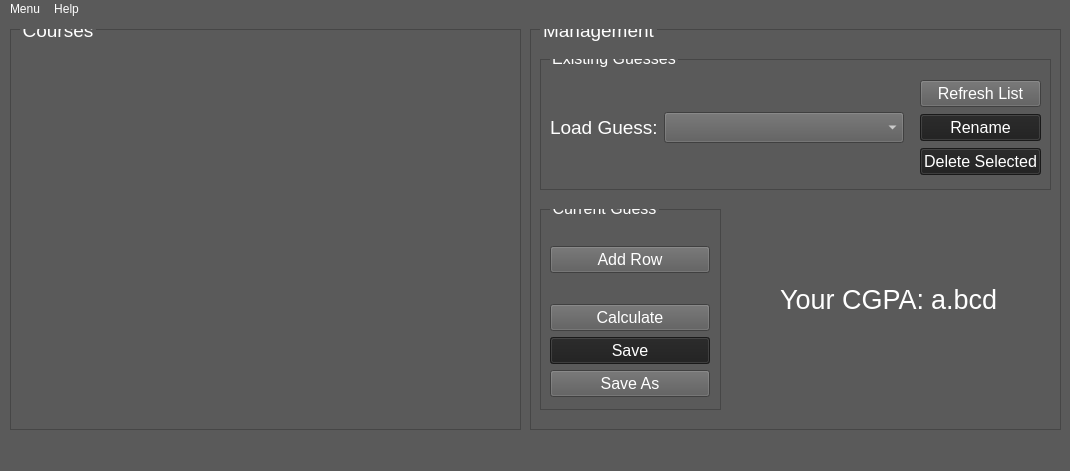
<?xml version="1.0" encoding="UTF-8"?>
<ui version="4.0">
 <class>MainWindow</class>
 <widget class="QMainWindow" name="MainWindow">
  <property name="geometry">
   <rect>
    <x>0</x>
    <y>0</y>
    <width>1070</width>
    <height>471</height>
   </rect>
  </property>
  <property name="sizePolicy">
   <sizepolicy hsizetype="Fixed" vsizetype="Preferred">
    <horstretch>0</horstretch>
    <verstretch>0</verstretch>
   </sizepolicy>
  </property>
  <property name="minimumSize">
   <size>
    <width>1070</width>
    <height>471</height>
   </size>
  </property>
  <property name="maximumSize">
   <size>
    <width>1070</width>
    <height>16777215</height>
   </size>
  </property>
  <property name="palette">
   <palette>
    <active>
     <colorrole role="WindowText">
      <brush brushstyle="SolidPattern">
       <color alpha="255">
        <red>255</red>
        <green>255</green>
        <blue>255</blue>
       </color>
      </brush>
     </colorrole>
     <colorrole role="Button">
      <brush brushstyle="SolidPattern">
       <color alpha="255">
        <red>90</red>
        <green>90</green>
        <blue>90</blue>
       </color>
      </brush>
     </colorrole>
     <colorrole role="Text">
      <brush brushstyle="SolidPattern">
       <color alpha="255">
        <red>255</red>
        <green>255</green>
        <blue>255</blue>
       </color>
      </brush>
     </colorrole>
     <colorrole role="ButtonText">
      <brush brushstyle="SolidPattern">
       <color alpha="255">
        <red>255</red>
        <green>255</green>
        <blue>255</blue>
       </color>
      </brush>
     </colorrole>
     <colorrole role="Base">
      <brush brushstyle="SolidPattern">
       <color alpha="255">
        <red>90</red>
        <green>90</green>
        <blue>90</blue>
       </color>
      </brush>
     </colorrole>
     <colorrole role="Window">
      <brush brushstyle="SolidPattern">
       <color alpha="255">
        <red>90</red>
        <green>90</green>
        <blue>90</blue>
       </color>
      </brush>
     </colorrole>
     <colorrole role="PlaceholderText">
      <brush brushstyle="NoBrush">
       <color alpha="128">
        <red>255</red>
        <green>255</green>
        <blue>255</blue>
       </color>
      </brush>
     </colorrole>
    </active>
    <inactive>
     <colorrole role="WindowText">
      <brush brushstyle="SolidPattern">
       <color alpha="255">
        <red>255</red>
        <green>255</green>
        <blue>255</blue>
       </color>
      </brush>
     </colorrole>
     <colorrole role="Button">
      <brush brushstyle="SolidPattern">
       <color alpha="255">
        <red>90</red>
        <green>90</green>
        <blue>90</blue>
       </color>
      </brush>
     </colorrole>
     <colorrole role="Text">
      <brush brushstyle="SolidPattern">
       <color alpha="255">
        <red>255</red>
        <green>255</green>
        <blue>255</blue>
       </color>
      </brush>
     </colorrole>
     <colorrole role="ButtonText">
      <brush brushstyle="SolidPattern">
       <color alpha="255">
        <red>255</red>
        <green>255</green>
        <blue>255</blue>
       </color>
      </brush>
     </colorrole>
     <colorrole role="Base">
      <brush brushstyle="SolidPattern">
       <color alpha="255">
        <red>90</red>
        <green>90</green>
        <blue>90</blue>
       </color>
      </brush>
     </colorrole>
     <colorrole role="Window">
      <brush brushstyle="SolidPattern">
       <color alpha="255">
        <red>90</red>
        <green>90</green>
        <blue>90</blue>
       </color>
      </brush>
     </colorrole>
     <colorrole role="PlaceholderText">
      <brush brushstyle="NoBrush">
       <color alpha="128">
        <red>255</red>
        <green>255</green>
        <blue>255</blue>
       </color>
      </brush>
     </colorrole>
    </inactive>
    <disabled>
     <colorrole role="WindowText">
      <brush brushstyle="SolidPattern">
       <color alpha="255">
        <red>255</red>
        <green>255</green>
        <blue>255</blue>
       </color>
      </brush>
     </colorrole>
     <colorrole role="Button">
      <brush brushstyle="SolidPattern">
       <color alpha="255">
        <red>90</red>
        <green>90</green>
        <blue>90</blue>
       </color>
      </brush>
     </colorrole>
     <colorrole role="Text">
      <brush brushstyle="SolidPattern">
       <color alpha="255">
        <red>255</red>
        <green>255</green>
        <blue>255</blue>
       </color>
      </brush>
     </colorrole>
     <colorrole role="ButtonText">
      <brush brushstyle="SolidPattern">
       <color alpha="255">
        <red>255</red>
        <green>255</green>
        <blue>255</blue>
       </color>
      </brush>
     </colorrole>
     <colorrole role="Base">
      <brush brushstyle="SolidPattern">
       <color alpha="255">
        <red>90</red>
        <green>90</green>
        <blue>90</blue>
       </color>
      </brush>
     </colorrole>
     <colorrole role="Window">
      <brush brushstyle="SolidPattern">
       <color alpha="255">
        <red>90</red>
        <green>90</green>
        <blue>90</blue>
       </color>
      </brush>
     </colorrole>
     <colorrole role="PlaceholderText">
      <brush brushstyle="NoBrush">
       <color alpha="128">
        <red>255</red>
        <green>255</green>
        <blue>255</blue>
       </color>
      </brush>
     </colorrole>
    </disabled>
   </palette>
  </property>
  <property name="windowTitle">
   <string>MainWindow</string>
  </property>
  <property name="styleSheet">
   <string notr="true">*{
	background-color: rgb(90, 90, 90);
	color: white;
}
QGroupBox{
	border: 1px solid rgb(70, 70, 70);
	margin-top: 0.5em;
	color: rgb(255, 255, 255);
}
QGroupBox::title {
	background-color: rgb(90, 90, 90);
    top: -10px;
    left: 10px;
}
QPushButton:disabled {
background-color:rgb(30, 30, 30);
}
QScrollArea{
	border: none;
}
QScrollBar:vertical {
	border: 1px solid rgb(50, 50, 50);
    width: 15px;
    padding-top: 15px;
	padding-bottom: 15px;
}
QScrollBar::handle:vertical {
	background: silver;
}
</string>
  </property>
  <widget class="QWidget" name="centralwidget">
   <widget class="QGroupBox" name="groupBox">
    <property name="geometry">
     <rect>
      <x>530</x>
      <y>10</y>
      <width>531</width>
      <height>401</height>
     </rect>
    </property>
    <property name="font">
     <font>
      <pointsize>14</pointsize>
     </font>
    </property>
    <property name="autoFillBackground">
     <bool>false</bool>
    </property>
    <property name="styleSheet">
     <string notr="true">color: rgb(255, 255, 255);</string>
    </property>
    <property name="title">
     <string>Management</string>
    </property>
    <property name="flat">
     <bool>false</bool>
    </property>
    <property name="checkable">
     <bool>false</bool>
    </property>
    <widget class="QWidget" name="horizontalLayoutWidget">
     <property name="geometry">
      <rect>
       <x>250</x>
       <y>240</y>
       <width>221</width>
       <height>61</height>
      </rect>
     </property>
     <layout class="QHBoxLayout" name="horizontalLayout_3">
      <item>
       <widget class="QLabel" name="labelText1">
        <property name="font">
         <font>
          <pointsize>20</pointsize>
         </font>
        </property>
        <property name="text">
         <string>Your CGPA:</string>
        </property>
       </widget>
      </item>
      <item>
       <widget class="QLabel" name="labelResult">
        <property name="font">
         <font>
          <pointsize>20</pointsize>
         </font>
        </property>
        <property name="text">
         <string>a.bcd</string>
        </property>
       </widget>
      </item>
     </layout>
    </widget>
    <widget class="QGroupBox" name="groupBox_2">
     <property name="geometry">
      <rect>
       <x>10</x>
       <y>30</y>
       <width>511</width>
       <height>131</height>
      </rect>
     </property>
     <property name="font">
      <font>
       <pointsize>12</pointsize>
      </font>
     </property>
     <property name="title">
      <string>Existing Guesses</string>
     </property>
     <widget class="QWidget" name="horizontalLayoutWidget_3">
      <property name="geometry">
       <rect>
        <x>10</x>
        <y>20</y>
        <width>491</width>
        <height>97</height>
       </rect>
      </property>
      <layout class="QHBoxLayout" name="horizontalLayout_5">
       <item>
        <layout class="QFormLayout" name="formLayout_2">
         <property name="rightMargin">
          <number>0</number>
         </property>
         <item row="0" column="1">
          <spacer name="verticalSpacer">
           <property name="orientation">
            <enum>Qt::Vertical</enum>
           </property>
           <property name="sizeHint" stdset="0">
            <size>
             <width>20</width>
             <height>40</height>
            </size>
           </property>
          </spacer>
         </item>
         <item row="1" column="0">
          <widget class="QLabel" name="labelText2">
           <property name="palette">
            <palette>
             <active>
              <colorrole role="WindowText">
               <brush brushstyle="SolidPattern">
                <color alpha="255">
                 <red>255</red>
                 <green>255</green>
                 <blue>255</blue>
                </color>
               </brush>
              </colorrole>
              <colorrole role="Button">
               <brush brushstyle="SolidPattern">
                <color alpha="255">
                 <red>90</red>
                 <green>90</green>
                 <blue>90</blue>
                </color>
               </brush>
              </colorrole>
              <colorrole role="Text">
               <brush brushstyle="SolidPattern">
                <color alpha="255">
                 <red>255</red>
                 <green>255</green>
                 <blue>255</blue>
                </color>
               </brush>
              </colorrole>
              <colorrole role="ButtonText">
               <brush brushstyle="SolidPattern">
                <color alpha="255">
                 <red>255</red>
                 <green>255</green>
                 <blue>255</blue>
                </color>
               </brush>
              </colorrole>
              <colorrole role="Base">
               <brush brushstyle="SolidPattern">
                <color alpha="255">
                 <red>90</red>
                 <green>90</green>
                 <blue>90</blue>
                </color>
               </brush>
              </colorrole>
              <colorrole role="Window">
               <brush brushstyle="SolidPattern">
                <color alpha="255">
                 <red>90</red>
                 <green>90</green>
                 <blue>90</blue>
                </color>
               </brush>
              </colorrole>
              <colorrole role="PlaceholderText">
               <brush brushstyle="NoBrush">
                <color alpha="128">
                 <red>255</red>
                 <green>255</green>
                 <blue>255</blue>
                </color>
               </brush>
              </colorrole>
             </active>
             <inactive>
              <colorrole role="WindowText">
               <brush brushstyle="SolidPattern">
                <color alpha="255">
                 <red>255</red>
                 <green>255</green>
                 <blue>255</blue>
                </color>
               </brush>
              </colorrole>
              <colorrole role="Button">
               <brush brushstyle="SolidPattern">
                <color alpha="255">
                 <red>90</red>
                 <green>90</green>
                 <blue>90</blue>
                </color>
               </brush>
              </colorrole>
              <colorrole role="Text">
               <brush brushstyle="SolidPattern">
                <color alpha="255">
                 <red>255</red>
                 <green>255</green>
                 <blue>255</blue>
                </color>
               </brush>
              </colorrole>
              <colorrole role="ButtonText">
               <brush brushstyle="SolidPattern">
                <color alpha="255">
                 <red>255</red>
                 <green>255</green>
                 <blue>255</blue>
                </color>
               </brush>
              </colorrole>
              <colorrole role="Base">
               <brush brushstyle="SolidPattern">
                <color alpha="255">
                 <red>90</red>
                 <green>90</green>
                 <blue>90</blue>
                </color>
               </brush>
              </colorrole>
              <colorrole role="Window">
               <brush brushstyle="SolidPattern">
                <color alpha="255">
                 <red>90</red>
                 <green>90</green>
                 <blue>90</blue>
                </color>
               </brush>
              </colorrole>
              <colorrole role="PlaceholderText">
               <brush brushstyle="NoBrush">
                <color alpha="128">
                 <red>255</red>
                 <green>255</green>
                 <blue>255</blue>
                </color>
               </brush>
              </colorrole>
             </inactive>
             <disabled>
              <colorrole role="WindowText">
               <brush brushstyle="SolidPattern">
                <color alpha="255">
                 <red>255</red>
                 <green>255</green>
                 <blue>255</blue>
                </color>
               </brush>
              </colorrole>
              <colorrole role="Button">
               <brush brushstyle="SolidPattern">
                <color alpha="255">
                 <red>90</red>
                 <green>90</green>
                 <blue>90</blue>
                </color>
               </brush>
              </colorrole>
              <colorrole role="Text">
               <brush brushstyle="SolidPattern">
                <color alpha="255">
                 <red>255</red>
                 <green>255</green>
                 <blue>255</blue>
                </color>
               </brush>
              </colorrole>
              <colorrole role="ButtonText">
               <brush brushstyle="SolidPattern">
                <color alpha="255">
                 <red>255</red>
                 <green>255</green>
                 <blue>255</blue>
                </color>
               </brush>
              </colorrole>
              <colorrole role="Base">
               <brush brushstyle="SolidPattern">
                <color alpha="255">
                 <red>90</red>
                 <green>90</green>
                 <blue>90</blue>
                </color>
               </brush>
              </colorrole>
              <colorrole role="Window">
               <brush brushstyle="SolidPattern">
                <color alpha="255">
                 <red>90</red>
                 <green>90</green>
                 <blue>90</blue>
                </color>
               </brush>
              </colorrole>
              <colorrole role="PlaceholderText">
               <brush brushstyle="NoBrush">
                <color alpha="128">
                 <red>255</red>
                 <green>255</green>
                 <blue>255</blue>
                </color>
               </brush>
              </colorrole>
             </disabled>
            </palette>
           </property>
           <property name="font">
            <font>
             <pointsize>14</pointsize>
            </font>
           </property>
           <property name="text">
            <string>Load Guess:</string>
           </property>
          </widget>
         </item>
         <item row="1" column="1">
          <widget class="QComboBox" name="comboBoxGuesses">
           <property name="sizePolicy">
            <sizepolicy hsizetype="Minimum" vsizetype="Fixed">
             <horstretch>0</horstretch>
             <verstretch>0</verstretch>
            </sizepolicy>
           </property>
           <property name="palette">
            <palette>
             <active>
              <colorrole role="WindowText">
               <brush brushstyle="SolidPattern">
                <color alpha="255">
                 <red>255</red>
                 <green>255</green>
                 <blue>255</blue>
                </color>
               </brush>
              </colorrole>
              <colorrole role="Button">
               <brush brushstyle="SolidPattern">
                <color alpha="255">
                 <red>90</red>
                 <green>90</green>
                 <blue>90</blue>
                </color>
               </brush>
              </colorrole>
              <colorrole role="Text">
               <brush brushstyle="SolidPattern">
                <color alpha="255">
                 <red>255</red>
                 <green>255</green>
                 <blue>255</blue>
                </color>
               </brush>
              </colorrole>
              <colorrole role="ButtonText">
               <brush brushstyle="SolidPattern">
                <color alpha="255">
                 <red>255</red>
                 <green>255</green>
                 <blue>255</blue>
                </color>
               </brush>
              </colorrole>
              <colorrole role="Base">
               <brush brushstyle="SolidPattern">
                <color alpha="255">
                 <red>90</red>
                 <green>90</green>
                 <blue>90</blue>
                </color>
               </brush>
              </colorrole>
              <colorrole role="Window">
               <brush brushstyle="SolidPattern">
                <color alpha="255">
                 <red>90</red>
                 <green>90</green>
                 <blue>90</blue>
                </color>
               </brush>
              </colorrole>
              <colorrole role="PlaceholderText">
               <brush brushstyle="NoBrush">
                <color alpha="128">
                 <red>255</red>
                 <green>255</green>
                 <blue>255</blue>
                </color>
               </brush>
              </colorrole>
             </active>
             <inactive>
              <colorrole role="WindowText">
               <brush brushstyle="SolidPattern">
                <color alpha="255">
                 <red>255</red>
                 <green>255</green>
                 <blue>255</blue>
                </color>
               </brush>
              </colorrole>
              <colorrole role="Button">
               <brush brushstyle="SolidPattern">
                <color alpha="255">
                 <red>90</red>
                 <green>90</green>
                 <blue>90</blue>
                </color>
               </brush>
              </colorrole>
              <colorrole role="Text">
               <brush brushstyle="SolidPattern">
                <color alpha="255">
                 <red>255</red>
                 <green>255</green>
                 <blue>255</blue>
                </color>
               </brush>
              </colorrole>
              <colorrole role="ButtonText">
               <brush brushstyle="SolidPattern">
                <color alpha="255">
                 <red>255</red>
                 <green>255</green>
                 <blue>255</blue>
                </color>
               </brush>
              </colorrole>
              <colorrole role="Base">
               <brush brushstyle="SolidPattern">
                <color alpha="255">
                 <red>90</red>
                 <green>90</green>
                 <blue>90</blue>
                </color>
               </brush>
              </colorrole>
              <colorrole role="Window">
               <brush brushstyle="SolidPattern">
                <color alpha="255">
                 <red>90</red>
                 <green>90</green>
                 <blue>90</blue>
                </color>
               </brush>
              </colorrole>
              <colorrole role="PlaceholderText">
               <brush brushstyle="NoBrush">
                <color alpha="128">
                 <red>255</red>
                 <green>255</green>
                 <blue>255</blue>
                </color>
               </brush>
              </colorrole>
             </inactive>
             <disabled>
              <colorrole role="WindowText">
               <brush brushstyle="SolidPattern">
                <color alpha="255">
                 <red>255</red>
                 <green>255</green>
                 <blue>255</blue>
                </color>
               </brush>
              </colorrole>
              <colorrole role="Button">
               <brush brushstyle="SolidPattern">
                <color alpha="255">
                 <red>90</red>
                 <green>90</green>
                 <blue>90</blue>
                </color>
               </brush>
              </colorrole>
              <colorrole role="Text">
               <brush brushstyle="SolidPattern">
                <color alpha="255">
                 <red>255</red>
                 <green>255</green>
                 <blue>255</blue>
                </color>
               </brush>
              </colorrole>
              <colorrole role="ButtonText">
               <brush brushstyle="SolidPattern">
                <color alpha="255">
                 <red>255</red>
                 <green>255</green>
                 <blue>255</blue>
                </color>
               </brush>
              </colorrole>
              <colorrole role="Base">
               <brush brushstyle="SolidPattern">
                <color alpha="255">
                 <red>90</red>
                 <green>90</green>
                 <blue>90</blue>
                </color>
               </brush>
              </colorrole>
              <colorrole role="Window">
               <brush brushstyle="SolidPattern">
                <color alpha="255">
                 <red>90</red>
                 <green>90</green>
                 <blue>90</blue>
                </color>
               </brush>
              </colorrole>
              <colorrole role="PlaceholderText">
               <brush brushstyle="NoBrush">
                <color alpha="128">
                 <red>255</red>
                 <green>255</green>
                 <blue>255</blue>
                </color>
               </brush>
              </colorrole>
             </disabled>
            </palette>
           </property>
           <property name="font">
            <font>
             <pointsize>14</pointsize>
            </font>
           </property>
           <property name="toolTip">
            <string>&lt;html&gt;&lt;head/&gt;&lt;body&gt;&lt;p&gt;&lt;span style=&quot; font-size:12pt; color:#000000;&quot;&gt;Guess selection&lt;/span&gt;&lt;/p&gt;&lt;/body&gt;&lt;/html&gt;</string>
           </property>
           <property name="editable">
            <bool>false</bool>
           </property>
           <property name="maxVisibleItems">
            <number>1000</number>
           </property>
          </widget>
         </item>
         <item row="3" column="1">
          <spacer name="verticalSpacer_2">
           <property name="orientation">
            <enum>Qt::Vertical</enum>
           </property>
           <property name="sizeHint" stdset="0">
            <size>
             <width>20</width>
             <height>40</height>
            </size>
           </property>
          </spacer>
         </item>
        </layout>
       </item>
       <item>
        <spacer name="horizontalSpacer">
         <property name="orientation">
          <enum>Qt::Horizontal</enum>
         </property>
         <property name="sizeType">
          <enum>QSizePolicy::Fixed</enum>
         </property>
         <property name="sizeHint" stdset="0">
          <size>
           <width>10</width>
           <height>20</height>
          </size>
         </property>
        </spacer>
       </item>
       <item>
        <layout class="QVBoxLayout" name="verticalLayout">
         <item>
          <widget class="QPushButton" name="btnRefresh">
           <property name="sizePolicy">
            <sizepolicy hsizetype="Minimum" vsizetype="Fixed">
             <horstretch>0</horstretch>
             <verstretch>0</verstretch>
            </sizepolicy>
           </property>
           <property name="font">
            <font>
             <pointsize>12</pointsize>
            </font>
           </property>
           <property name="toolTip">
            <string>&lt;html&gt;&lt;head/&gt;&lt;body&gt;&lt;p&gt;&lt;span style=&quot; font-size:12pt; color:#000000;&quot;&gt;Reloads the guesses in the directory&lt;/span&gt;&lt;/p&gt;&lt;/body&gt;&lt;/html&gt;</string>
           </property>
           <property name="text">
            <string>Refresh List</string>
           </property>
          </widget>
         </item>
         <item>
          <widget class="QPushButton" name="btnRename">
           <property name="enabled">
            <bool>false</bool>
           </property>
           <property name="sizePolicy">
            <sizepolicy hsizetype="Minimum" vsizetype="Fixed">
             <horstretch>0</horstretch>
             <verstretch>0</verstretch>
            </sizepolicy>
           </property>
           <property name="font">
            <font>
             <pointsize>12</pointsize>
            </font>
           </property>
           <property name="toolTip">
            <string>&lt;html&gt;&lt;head/&gt;&lt;body&gt;&lt;p&gt;&lt;span style=&quot; font-size:12pt; color:#000000;&quot;&gt;Creates a brand new guess&lt;/span&gt;&lt;/p&gt;&lt;/body&gt;&lt;/html&gt;</string>
           </property>
           <property name="text">
            <string>Rename</string>
           </property>
          </widget>
         </item>
         <item>
          <widget class="QPushButton" name="btnDelete">
           <property name="enabled">
            <bool>false</bool>
           </property>
           <property name="sizePolicy">
            <sizepolicy hsizetype="Fixed" vsizetype="Fixed">
             <horstretch>0</horstretch>
             <verstretch>0</verstretch>
            </sizepolicy>
           </property>
           <property name="font">
            <font>
             <pointsize>12</pointsize>
            </font>
           </property>
           <property name="toolTip">
            <string>&lt;html&gt;&lt;head/&gt;&lt;body&gt;&lt;p&gt;&lt;span style=&quot; font-size:12pt; color:#000000;&quot;&gt;Deletes the selected guess from directory&lt;/span&gt;&lt;/p&gt;&lt;/body&gt;&lt;/html&gt;</string>
           </property>
           <property name="text">
            <string>Delete Selected</string>
           </property>
          </widget>
         </item>
        </layout>
       </item>
      </layout>
     </widget>
    </widget>
    <widget class="QGroupBox" name="groupBox_3">
     <property name="geometry">
      <rect>
       <x>10</x>
       <y>180</y>
       <width>181</width>
       <height>201</height>
      </rect>
     </property>
     <property name="font">
      <font>
       <pointsize>12</pointsize>
      </font>
     </property>
     <property name="title">
      <string>Current Guess</string>
     </property>
     <widget class="QWidget" name="verticalLayoutWidget_2">
      <property name="geometry">
       <rect>
        <x>10</x>
        <y>37</y>
        <width>160</width>
        <height>151</height>
       </rect>
      </property>
      <layout class="QVBoxLayout" name="verticalLayout_2">
       <item>
        <widget class="QPushButton" name="btnAddRow">
         <property name="sizePolicy">
          <sizepolicy hsizetype="Minimum" vsizetype="Fixed">
           <horstretch>0</horstretch>
           <verstretch>0</verstretch>
          </sizepolicy>
         </property>
         <property name="minimumSize">
          <size>
           <width>0</width>
           <height>0</height>
          </size>
         </property>
         <property name="font">
          <font>
           <pointsize>12</pointsize>
          </font>
         </property>
         <property name="toolTip">
          <string>&lt;html&gt;&lt;head/&gt;&lt;body&gt;&lt;p&gt;&lt;span style=&quot; font-size:12pt; color:#000000;&quot;&gt;Adds a new course row to the current guess&lt;/span&gt;&lt;/p&gt;&lt;/body&gt;&lt;/html&gt;</string>
         </property>
         <property name="text">
          <string>Add Row</string>
         </property>
        </widget>
       </item>
       <item>
        <spacer name="verticalSpacer_3">
         <property name="orientation">
          <enum>Qt::Vertical</enum>
         </property>
         <property name="sizeHint" stdset="0">
          <size>
           <width>20</width>
           <height>40</height>
          </size>
         </property>
        </spacer>
       </item>
       <item>
        <widget class="QPushButton" name="btnCalculate">
         <property name="sizePolicy">
          <sizepolicy hsizetype="Minimum" vsizetype="Maximum">
           <horstretch>0</horstretch>
           <verstretch>0</verstretch>
          </sizepolicy>
         </property>
         <property name="font">
          <font>
           <pointsize>12</pointsize>
          </font>
         </property>
         <property name="toolTip">
          <string>&lt;html&gt;&lt;head/&gt;&lt;body&gt;&lt;p&gt;&lt;span style=&quot; font-size:12pt; color:#000000;&quot;&gt;Calculates your CGPA using rows in the left&lt;/span&gt;&lt;/p&gt;&lt;/body&gt;&lt;/html&gt;</string>
         </property>
         <property name="text">
          <string>Calculate</string>
         </property>
        </widget>
       </item>
       <item>
        <widget class="QPushButton" name="btnSave">
         <property name="enabled">
          <bool>false</bool>
         </property>
         <property name="sizePolicy">
          <sizepolicy hsizetype="Minimum" vsizetype="Maximum">
           <horstretch>0</horstretch>
           <verstretch>0</verstretch>
          </sizepolicy>
         </property>
         <property name="font">
          <font>
           <pointsize>12</pointsize>
          </font>
         </property>
         <property name="toolTip">
          <string>&lt;html&gt;&lt;head/&gt;&lt;body&gt;&lt;p&gt;&lt;span style=&quot; font-size:12pt; color:#000000;&quot;&gt;Overwrites the current guess onto the existing guess in the directory&lt;/span&gt;&lt;/p&gt;&lt;/body&gt;&lt;/html&gt;</string>
         </property>
         <property name="text">
          <string>Save</string>
         </property>
        </widget>
       </item>
       <item>
        <widget class="QPushButton" name="btnSaveas">
         <property name="sizePolicy">
          <sizepolicy hsizetype="Minimum" vsizetype="Maximum">
           <horstretch>0</horstretch>
           <verstretch>0</verstretch>
          </sizepolicy>
         </property>
         <property name="font">
          <font>
           <pointsize>12</pointsize>
          </font>
         </property>
         <property name="toolTip">
          <string>&lt;html&gt;&lt;head/&gt;&lt;body&gt;&lt;p&gt;&lt;span style=&quot; font-size:12pt; color:#000000;&quot;&gt;Creates a new file before saving the current guess&lt;/span&gt;&lt;/p&gt;&lt;/body&gt;&lt;/html&gt;</string>
         </property>
         <property name="text">
          <string>Save As</string>
         </property>
        </widget>
       </item>
      </layout>
     </widget>
    </widget>
   </widget>
   <widget class="QGroupBox" name="groupBoxCourses">
    <property name="geometry">
     <rect>
      <x>10</x>
      <y>10</y>
      <width>511</width>
      <height>401</height>
     </rect>
    </property>
    <property name="font">
     <font>
      <pointsize>14</pointsize>
     </font>
    </property>
    <property name="title">
     <string>Courses</string>
    </property>
    <widget class="QScrollArea" name="scrollArea">
     <property name="geometry">
      <rect>
       <x>10</x>
       <y>20</y>
       <width>491</width>
       <height>371</height>
      </rect>
     </property>
     <property name="sizePolicy">
      <sizepolicy hsizetype="Expanding" vsizetype="Expanding">
       <horstretch>0</horstretch>
       <verstretch>0</verstretch>
      </sizepolicy>
     </property>
     <property name="sizeIncrement">
      <size>
       <width>50</width>
       <height>50</height>
      </size>
     </property>
     <property name="baseSize">
      <size>
       <width>0</width>
       <height>0</height>
      </size>
     </property>
     <property name="verticalScrollBarPolicy">
      <enum>Qt::ScrollBarAsNeeded</enum>
     </property>
     <property name="widgetResizable">
      <bool>true</bool>
     </property>
     <widget class="QWidget" name="scrollAreaWidgetContents">
      <property name="geometry">
       <rect>
        <x>0</x>
        <y>0</y>
        <width>491</width>
        <height>371</height>
       </rect>
      </property>
     </widget>
    </widget>
   </widget>
  </widget>
  <widget class="QStatusBar" name="statusbar"/>
  <widget class="QMenuBar" name="menubar">
   <property name="geometry">
    <rect>
     <x>0</x>
     <y>0</y>
     <width>1070</width>
     <height>21</height>
    </rect>
   </property>
   <property name="styleSheet">
    <string notr="true">QMenuBar::item:selected{
	color: cyan;
}
QMenu::item:selected {
	color: cyan;
}</string>
   </property>
   <widget class="QMenu" name="menuMenu">
    <property name="title">
     <string>Menu</string>
    </property>
    <addaction name="actionSettings_2"/>
   </widget>
   <widget class="QMenu" name="menuHelp">
    <property name="title">
     <string>Help</string>
    </property>
    <addaction name="actionSee_help"/>
   </widget>
   <addaction name="menuMenu"/>
   <addaction name="menuHelp"/>
  </widget>
  <action name="actionSettings">
   <property name="text">
    <string>Settings</string>
   </property>
  </action>
  <action name="actionRun_Transcript_Scraper">
   <property name="text">
    <string>Run Transcript Scraper</string>
   </property>
  </action>
  <action name="actionImport_data_from_old_version">
   <property name="text">
    <string>Import data from old version</string>
   </property>
  </action>
  <action name="actionSettings_2">
   <property name="text">
    <string>Settings</string>
   </property>
  </action>
  <action name="actionSee_help">
   <property name="text">
    <string>See help</string>
   </property>
  </action>
 </widget>
 <resources/>
 <connections/>
</ui>
